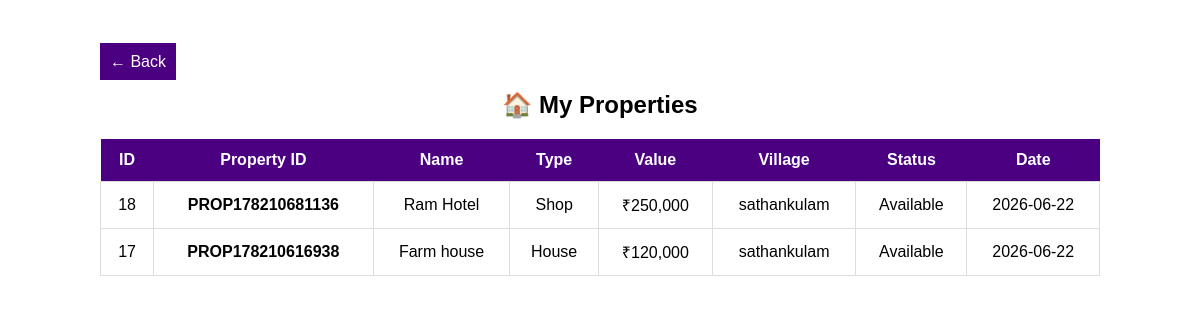
/citizen/my_properties.php (signed in), run on the app's committed database.
### tables this page shows
CREATE TABLE `properties` (
  `id` int(11) NOT NULL,
  `property_code` varchar(20) DEFAULT NULL,
  `citizen_id` int(11) NOT NULL,
  `name` varchar(100) NOT NULL,
  `property_type` enum('House','Land','Shop') NOT NULL,
  `price` decimal(12,2) NOT NULL,
  `village` varchar(100) DEFAULT NULL,
  `status` varchar(50) DEFAULT NULL,
  `date` date DEFAULT NULL
);

### citizen/my_properties.php (the view, shortened to what this page needs)
<?php
include("../db.php");
$user_id=$_SESSION['user_id'];
$citizen=$conn->query("
SELECT *
FROM citizens
WHERE name = (
SELECT name FROM citizen_login
WHERE id='$user_id'
)
")->fetch_assoc();
if($citizen){
$cid=$citizen['id'];
}
else{
$cid=0;
}
$result=$conn->query("
SELECT *
FROM properties
WHERE citizen_id='$cid'
ORDER BY id DESC
");
?>
<!DOCTYPE html>
<html>
<head>
</head>
<body>
<div class="container">
<a href="dashboard.php">
← Back
</a>
<h2 align="center">
🏠 My Properties
</h2>
<table>
<tr>
<th>ID</th>
<th>Property ID</th>
<th>Name</th>
<th>Type</th>
<th>Value</th>
<th>Village</th>
<th>Status</th>
<th>Date</th>
</tr>
<?php
if($result->num_rows>0){
while($row=$result->fetch_assoc()){
?>
<tr>
<td><?= $row['id'] ?></td>
<td>
<b><?= $row['property_code'] ?></b>
</td>
<td><?= $row['name'] ?></td>
<td><?= $row['property_type'] ?></td>
<td>
₹<?= number_format($row['price']) ?>
</td>
<td><?= $row['village'] ?></td>
<td><?= $row['status'] ?></td>
<td><?= $row['date'] ?></td>
</tr>
<?php
}
}
?>
</table>
</div>
</body>
</html>

### citizen/my_properties.php (style rules this page uses)
body { background:linear-gradient(135deg,indigo); padding:20px; font-family:Arial; }
.container { background:white; padding:25px; border-radius:12px; max-width:1000px; margin:auto; }
table { width:100%; border-collapse:collapse; }
th { background:indigo; color:white; padding:12px; }
td { padding:12px; text-align:center; border:1px solid #ddd; }
a { background:indigo; color:white; padding:10px; text-decoration:none; }

### data on the page
properties: id "18", property_code "PROP178210681136", name "Ram Hotel", property_type "Shop", price "250,000", village "sathankulam", status "Available", date "2026-06-22"
properties: id "17", property_code "PROP178210616938", name "Farm house", property_type "House", price "120,000", village "sathankulam", status "Available", date "2026-06-22"
